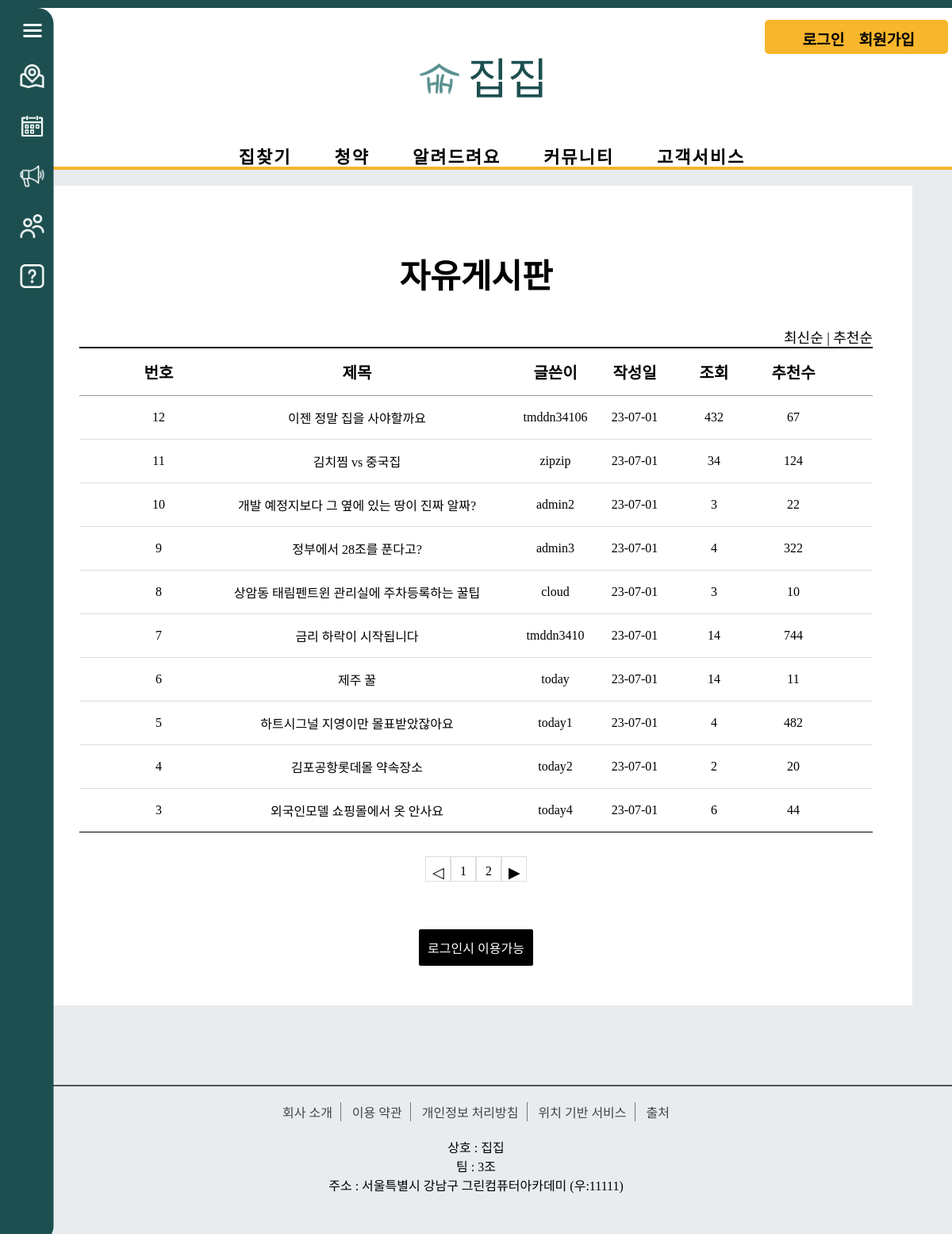
Screenshot of /community/board_free/ with the database file from the repository.
### community/models.py (models this page shows, shortened)
class Free_Board(models.Model):
    b_title = models.CharField(max_length=100)
    b_content = models.TextField()
    user = models.ForeignKey(User, on_delete=models.CASCADE)
    b_regdate = models.DateTimeField()
    b_modifydate = models.DateTimeField(null=True, blank=True)
    b_hit = models.IntegerField(default=0)
    b_recommend = models.IntegerField(default=0)

### community/views.py (the view)
# urls.py: path('board_free/', views.board_free, name='free'),  # 자유게시판
def board_free(request):
    question_list = Free_Board.objects.order_by('-b_regdate')
    page = request.GET.get('page', '1')
    paginator = Paginator(question_list, 10)
    text = paginator.get_page(page)
    context = {'question_list': text}
    return render(request, 'community/board_free/board_free.html', context) # 자유게시판

### templates/community/board_free/board_free.html (shortened to what this page needs)
<!DOCTYPE html>
{% load static %}
<html lang="en">
<head>
    <link rel="stylesheet" href="{% static 'css/board/css.css' %}">
</head>
<body>
{% include 'poll/sidebar.html' %}
{% include 'poll/header.html' %}
<div class="board_wrap">
    <div class="board_title">
        <strong>자유게시판</strong>
        <div class="board_title_takes">
            <a href="{% url 'community:free' %}">최신순</a> |
            <a href="{% url 'community:free_recommend' %}">추천순</a>
        </div>
    </div>
    <div class="board_list_wrap">
        <div class="board_list">
            <div class="top">
                <div class="num">번호</div>
                <div class="title">제목</div>
                <div class="writer">글쓴이</div>
                <div class="date">작성일</div>
                <div class="count">조회</div>
                <div class="recommend">추천수</div>
            </div>
            {% for question in question_list %}
            <div>
                <div class="num">{{ question.id }}</div>
                <div class="title">
                    <a href="{% url 'community:detail' question.id %}">{{ question.b_title }}
                    </a>
                </div>
                <div class="writer">{{ question.user }}</div>
                <div class="date">{{ question.b_regdate|date:"y-m-d"}}</div>
                <div class="count">{{ question.b_hit }}</div>
                <div class="recommend">{{ question.b_recommend }}</div>
            </div>
            {% endfor %}
        </div>
        <ul class="board_page">
            {% if question_list.has_previous %}
            <li class="bt first">
                <a class="bt prev" href="?page={{ question_list.previous_page_number }}">◀</a>
            </li>
            {% else %}
            <li class="page-item disabled">
                <a class="bt prev">◁</a>
            </li>
            {% endif %}
            {% for page_number in question_list.paginator.page_range %}
            {% if question_list.number == page_number %}
            <li class="page-item active">
                <a class="num">{{ page_number }}</a>
            </li>
            {% else %}
            <li class="page-item">
                <a class="num" href="?page={{ page_number }}">{{ page_number }}</a>
            </li>
            {% endif %}
            {% endfor %}
            {% if question_list.has_next %}
            <li class="page-item">
                <a class="bt last" href="?page={{ question_list.next_page_number }}">▶</a>
            </li>
            {% else %}
            <li class="page-item disabled">
                <a class="bt last">▷</a>
            </li>
            {% endif %}
        </ul>
       <div class="bt_wrap">
        {% if user.is_authenticated %}
        <a href="{% url 'community:write' %}" class="on">등록</a>
        {% else %}
        <a href="{% url 'common:signin' %}" class="on">로그인시 이용가능</a>
        {% endif %}
        </div>
    </div>
</div>
{% include 'poll/footer.html' %}
</body>
</html>

### static/css/poll/style.css (style rules this page uses)
* { margin: 0; padding: 0; }
body { background: #e8ecef; font-family: 'GangwonEdu_OTFBoldA'; border-top: 10px solid #1d4f50 }
ul li { list-style: none; }
a { text-decoration: none; }
ul > li { list-style: none; }

### static/css/board/board_css.css (style rules this page uses)
* { margin: 0;padding: 0; }
ul, li { list-style: none; }
a { text-decoration: none;color: initial; }
.board_wrap { width: 1000px; margin: 20px auto; margin-bottom: 100px; padding:80px 50px 50px 50px; text-align: center; font-family: GangwonEdu_OTFBoldA; background-color: #fff; }
.board_title strong { font-size: 42px; }
.board_title_takes { text-align: right; font-size: 18px; padding-top: 36px; }
.board_list { width: 100%; border-top: 2px solid #000 ; }
.board_list > div { border-bottom:1px solid #ddd; font-size: 0; }
.board_list > div.top { border-bottom: 1px solid #999 ; }
.board_list > div:last-child { border-bottom: 1px solid #000 ; }
.board_list > div > div { display: inline-block; font-size: 16px; text-align: center; vertical-align: middle; padding: 15px 0; }
.board_list > div.top > div { font-weight: 600; font-size: 20px; }
.board_list .num { width: 10%; font-size: 16px; }
.board_list .title { width: 40%; text-align: left; font-size: 16px; }
.board_list .title { text-align: center; }
.board_list .writer { width: 10%; font-size: 16px; }
.board_list .date { width: 10%; font-size: 16px; }
.board_list .count { width: 10%; font-size: 16px; }
.board_list .recommend { width: 10%; font-size: 16px; }
.board_page { margin-top: 30px; flex: 1; display: flex; justify-content: center; font-size: 0; }
.board_page a { display: inline-block; border: 1px solid #ddd; width: 32px; height: 32px; box-sizing: border-box; border-left: 0; vertical-align: middle; line-height: 100%; }
.board_page a.bt { padding-top: 10px; font-size: 1.2rem; letter-spacing: -1px; }
.board_page a.num { padding-top: 10px; font-size: 16px; }
.board_page a:first-child { border-left: 1px solid #ddd; }
.bt_wrap { margin-top: 60px; text-align: center; }
.bt_wrap button, .bt_wrap a { display: inline-block; min-width: 80px; padding: 10px; border: 1px solid #000; border-radius: 2px; font-size: 16px; cursor: pointer; }
.bt_wrap a:first-child { margin-left: 0; }
.bt_wrap button, .bt_wrap a.on { background-color: #000; color: #fff; }

### rows the page displays
Free_Board: id "12", b_title "이젠 정말 집을 사야할까요", user "tmddn34106", b_regdate "23-07-01", b_hit "432", b_recommend "67"
Free_Board: id "11", b_title "김치찜 vs 중국집", user "zipzip", b_regdate "23-07-01", b_hit "34", b_recommend "124"
Free_Board: id "10", b_title "개발 예정지보다 그 옆에 있는 땅이 진짜 알짜?", user "admin2", b_regdate "23-07-01", b_hit "3", b_recommend "22"
Free_Board: id "9", b_title "정부에서 28조를 푼다고?", user "admin3", b_regdate "23-07-01", b_hit "4", b_recommend "322"
Free_Board: id "8", b_title "상암동 태림펜트윈 관리실에 주차등록하는 꿀팁", user "cloud", b_regdate "23-07-01", b_hit "3", b_recommend "10"
Free_Board: id "7", b_title "금리 하락이 시작됩니다", user "tmddn3410", b_regdate "23-07-01", b_hit "14", b_recommend "744"
Free_Board: id "6", b_title "제주 꿀", user "today", b_regdate "23-07-01", b_hit "14", b_recommend "11"
Free_Board: id "5", b_title "하트시그널 지영이만 몰표받았잖아요", user "today1", b_regdate "23-07-01", b_hit "4", b_recommend "482"
Free_Board: id "4", b_title "김포공항롯데몰 약속장소", user "today2", b_regdate "23-07-01", b_hit "2", b_recommend "20"
Free_Board: id "3", b_title "외국인모델 쇼핑몰에서 옷 안사요", user "today4", b_regdate "23-07-01", b_hit "6", b_recommend "44"

### other values shown
{{ page_number }} "1"
{{ page_number }} "2"
